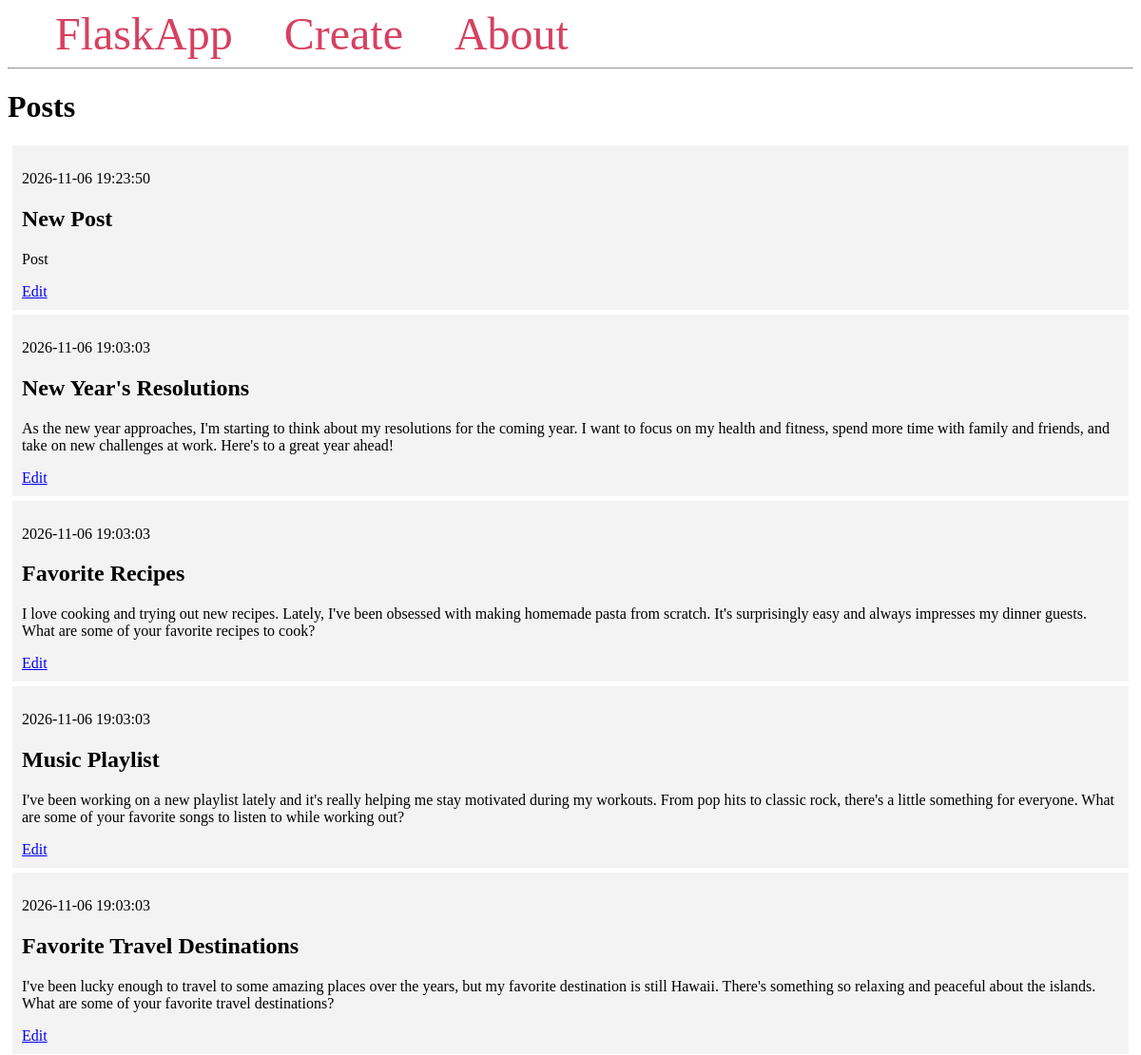
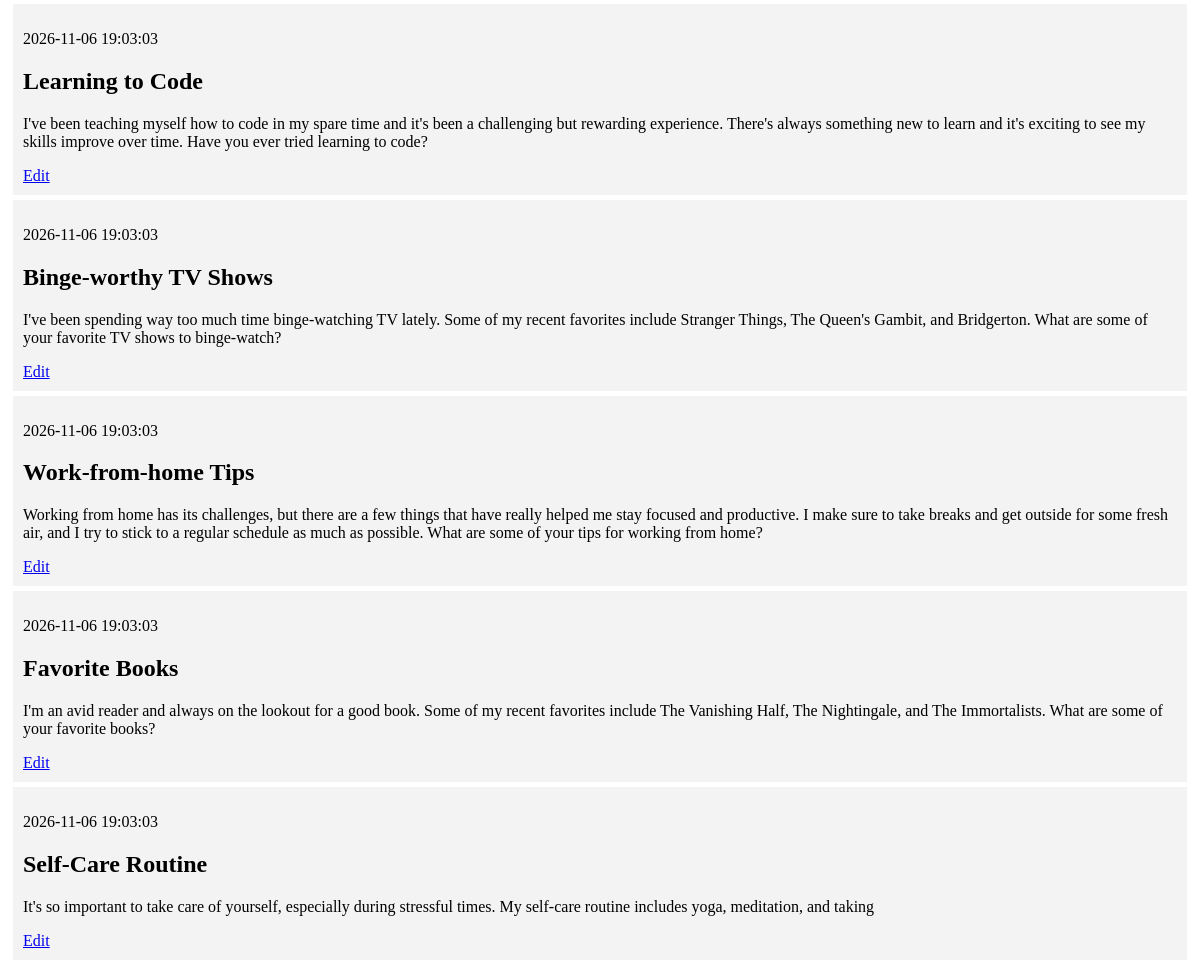
The page / on the database its author committed (2 pictures, top to bottom).
### tables this page shows
CREATE TABLE posts (
    id INTEGER PRIMARY KEY AUTOINCREMENT,
    created TIMESTAMP NOT NULL DEFAULT CURRENT_TIMESTAMP,
    title TEXT NOT NULL,
    content TEXT NOT NULL
);

### app.py (the view)
@app.route('/')
def index():
    conn = get_db_connection()
    posts = conn.execute(
        'SELECT * FROM posts ORDER BY created DESC, id ASC'
    ).fetchall()
    conn.close()
    return render_template('index.html', posts=posts)

### app.py (called while the page is built)
def get_db_connection():
    conn = sqlite3.connect('database.db')
    conn.row_factory = sqlite3.Row
    return conn

### templates/index.html
{% extends 'base.html' %}
{% block content %}
    <h1>{% block title %} Posts {% endblock %}</h1>
    {% for post in posts %}
        <div class='post'>
            <p>{{ post['created'] }}</p>
            <h2>{{ post['title'] }}</h2>
            <p>{{ post['content'] }}</p>
            <a href="{{ url_for('edit', post_id=post['id']) }}">Edit</a>
        </div>
    {% endfor %}
{% endblock %}

### templates/base.html (shortened to what this page needs)
<!DOCTYPE html>
<html lang="en">
<head>
</head>
<body>
    <nav>
        <a href="{{ url_for('index') }}">FlaskApp</a>
        <a href="{{ url_for('create') }}">Create</a>
        <a href="{{ url_for('about') }}">About</a>
    </nav>
    <hr>
    <div class="content">
        {% block content %} {% endblock %}
    </div>
</body>
</html>

### templates/base.html (style rules this page uses)
.post { padding: 10px; margin: 5px; background-color: #f3f3f3 }
nav a { color: #d64161; font-size: 3em; margin-left: 50px; text-decoration: none; }

### rows shown on the page
posts: created "2026-11-06 19:23:50", title "New Post", content "Post"
posts: created "2026-11-06 19:03:03", title "New Year's Resolutions", content "As the new year approaches, I'm starting to think about my resolutions for the coming year. I want to focus on my health and fitness, spend more time with family and friends, and take on new challenges at work. Here's to a great year ahead!"
posts: created "2026-11-06 19:03:03", title "Favorite Recipes", content "I love cooking and trying out new recipes. Lately, I've been obsessed with making homemade pasta from scratch. It's surprisingly easy and always impresses my dinner guests. What are some of your favorite recipes to cook?"
posts: created "2026-11-06 19:03:03", title "Music Playlist", content "I've been working on a new playlist lately and it's really helping me stay motivated during my workouts. From pop hits to classic rock, there's a little something for everyone. What are some of your favorite songs to listen to while working out?"
posts: created "2026-11-06 19:03:03", title "Favorite Travel Destinations", content "I've been lucky enough to travel to some amazing places over the years, but my favorite destination is still Hawaii. There's something so relaxing and peaceful about the islands. What are some of your favorite travel destinations?"
posts: created "2026-11-06 19:03:03", title "Learning to Code", content "I've been teaching myself how to code in my spare time and it's been a challenging but rewarding experience. There's always something new to learn and it's exciting to see my skills improve over time. Have you ever tried learning to code?"
posts: created "2026-11-06 19:03:03", title "Binge-worthy TV Shows", content "I've been spending way too much time binge-watching TV lately. Some of my recent favorites include Stranger Things, The Queen's Gambit, and Bridgerton. What are some of your favorite TV shows to binge-watch?"
posts: created "2026-11-06 19:03:03", title "Work-from-home Tips", content "Working from home has its challenges, but there are a few things that have really helped me stay focused and productive. I make sure to take breaks and get outside for some fresh air, and I try to stick to a regular schedule as much as possible. What are some of your tips for working from home?"
posts: created "2026-11-06 19:03:03", title "Favorite Books", content "I'm an avid reader and always on the lookout for a good book. Some of my recent favorites include The Vanishing Half, The Nightingale, and The Immortalists. What are some of your favorite books?"
posts: created "2026-11-06 19:03:03", title "Self-Care Routine", content "It's so important to take care of yourself, especially during stressful times. My self-care routine includes yoga, meditation, and taking"
